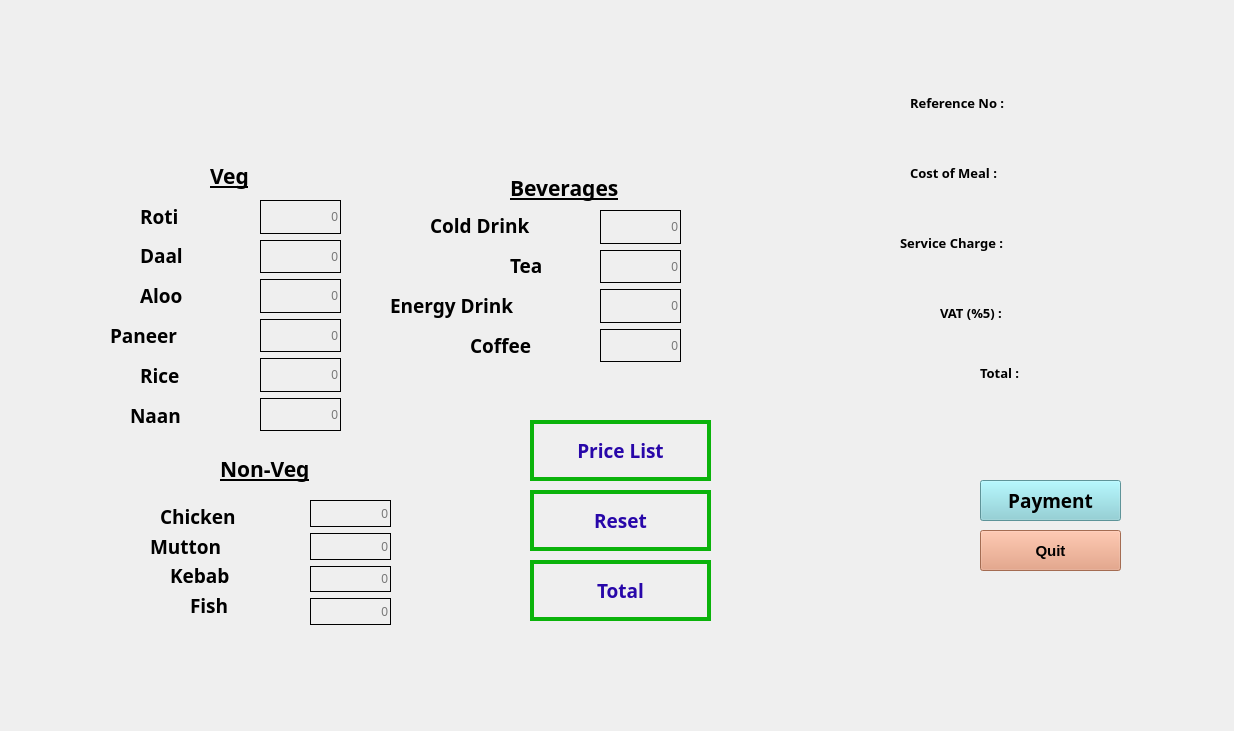
<?xml version="1.0" encoding="UTF-8"?>
<ui version="4.0">
 <class>MainWindow</class>
 <widget class="QMainWindow" name="MainWindow">
  <property name="geometry">
   <rect>
    <x>0</x>
    <y>0</y>
    <width>1234</width>
    <height>731</height>
   </rect>
  </property>
  <property name="windowTitle">
   <string>MainWindow</string>
  </property>
  <widget class="QWidget" name="centralwidget">
   <widget class="QLabel" name="back1">
    <property name="geometry">
     <rect>
      <x>0</x>
      <y>0</y>
      <width>881</width>
      <height>731</height>
     </rect>
    </property>
    <property name="text">
     <string/>
    </property>
    <property name="pixmap">
     <pixmap>menu.jpg</pixmap>
    </property>
    <property name="scaledContents">
     <bool>true</bool>
    </property>
   </widget>
   <widget class="QLabel" name="label_3">
    <property name="geometry">
     <rect>
      <x>140</x>
      <y>240</y>
      <width>60</width>
      <height>31</height>
     </rect>
    </property>
    <property name="font">
     <font>
      <family>MV Boli</family>
      <pointsize>14</pointsize>
      <weight>75</weight>
      <bold>true</bold>
     </font>
    </property>
    <property name="text">
     <string>Daal</string>
    </property>
   </widget>
   <widget class="QLabel" name="label_4">
    <property name="geometry">
     <rect>
      <x>190</x>
      <y>590</y>
      <width>53</width>
      <height>31</height>
     </rect>
    </property>
    <property name="font">
     <font>
      <family>MV Boli</family>
      <pointsize>14</pointsize>
      <weight>75</weight>
      <bold>true</bold>
     </font>
    </property>
    <property name="text">
     <string>Fish</string>
    </property>
   </widget>
   <widget class="QLabel" name="label_5">
    <property name="geometry">
     <rect>
      <x>170</x>
      <y>560</y>
      <width>81</width>
      <height>31</height>
     </rect>
    </property>
    <property name="font">
     <font>
      <family>MV Boli</family>
      <pointsize>14</pointsize>
      <weight>75</weight>
      <bold>true</bold>
     </font>
    </property>
    <property name="text">
     <string>Kebab</string>
    </property>
   </widget>
   <widget class="QLabel" name="label_6">
    <property name="geometry">
     <rect>
      <x>140</x>
      <y>360</y>
      <width>56</width>
      <height>31</height>
     </rect>
    </property>
    <property name="font">
     <font>
      <family>MV Boli</family>
      <pointsize>14</pointsize>
      <weight>75</weight>
      <bold>true</bold>
     </font>
    </property>
    <property name="text">
     <string>Rice</string>
    </property>
   </widget>
   <widget class="QLabel" name="label_7">
    <property name="geometry">
     <rect>
      <x>150</x>
      <y>530</y>
      <width>100</width>
      <height>33</height>
     </rect>
    </property>
    <property name="font">
     <font>
      <family>MV Boli</family>
      <pointsize>14</pointsize>
      <weight>75</weight>
      <bold>true</bold>
     </font>
    </property>
    <property name="text">
     <string>Mutton</string>
    </property>
   </widget>
   <widget class="QLabel" name="label_8">
    <property name="geometry">
     <rect>
      <x>160</x>
      <y>500</y>
      <width>94</width>
      <height>33</height>
     </rect>
    </property>
    <property name="font">
     <font>
      <family>MV Boli</family>
      <pointsize>14</pointsize>
      <weight>75</weight>
      <bold>true</bold>
     </font>
    </property>
    <property name="text">
     <string>Chicken</string>
    </property>
   </widget>
   <widget class="QLabel" name="label_9">
    <property name="geometry">
     <rect>
      <x>110</x>
      <y>320</y>
      <width>91</width>
      <height>31</height>
     </rect>
    </property>
    <property name="font">
     <font>
      <family>MV Boli</family>
      <pointsize>14</pointsize>
      <weight>75</weight>
      <bold>true</bold>
     </font>
    </property>
    <property name="text">
     <string>Paneer</string>
    </property>
   </widget>
   <widget class="QLabel" name="label_10">
    <property name="geometry">
     <rect>
      <x>140</x>
      <y>280</y>
      <width>58</width>
      <height>31</height>
     </rect>
    </property>
    <property name="font">
     <font>
      <family>MV Boli</family>
      <pointsize>14</pointsize>
      <weight>75</weight>
      <bold>true</bold>
     </font>
    </property>
    <property name="text">
     <string>Aloo</string>
    </property>
   </widget>
   <widget class="QLabel" name="label_11">
    <property name="geometry">
     <rect>
      <x>210</x>
      <y>160</y>
      <width>56</width>
      <height>31</height>
     </rect>
    </property>
    <property name="font">
     <font>
      <family>Bradley Hand ITC</family>
      <pointsize>16</pointsize>
      <weight>75</weight>
      <bold>true</bold>
      <underline>true</underline>
     </font>
    </property>
    <property name="text">
     <string>Veg</string>
    </property>
   </widget>
   <widget class="QLabel" name="label_12">
    <property name="geometry">
     <rect>
      <x>130</x>
      <y>400</y>
      <width>69</width>
      <height>31</height>
     </rect>
    </property>
    <property name="font">
     <font>
      <family>MV Boli</family>
      <pointsize>14</pointsize>
      <weight>75</weight>
      <bold>true</bold>
     </font>
    </property>
    <property name="text">
     <string>Naan</string>
    </property>
   </widget>
   <widget class="QLabel" name="label_13">
    <property name="geometry">
     <rect>
      <x>220</x>
      <y>450</y>
      <width>118</width>
      <height>37</height>
     </rect>
    </property>
    <property name="font">
     <font>
      <family>Bradley Hand ITC</family>
      <pointsize>16</pointsize>
      <weight>75</weight>
      <bold>true</bold>
      <underline>true</underline>
     </font>
    </property>
    <property name="text">
     <string>Non-Veg</string>
    </property>
   </widget>
   <widget class="QLineEdit" name="ipRoti">
    <property name="geometry">
     <rect>
      <x>260</x>
      <y>200</y>
      <width>81</width>
      <height>34</height>
     </rect>
    </property>
    <property name="styleSheet">
     <string notr="true">background:transparent;
border:1px solid #000;</string>
    </property>
    <property name="inputMask">
     <string>99</string>
    </property>
    <property name="text">
     <string notr="true"/>
    </property>
    <property name="alignment">
     <set>Qt::AlignRight|Qt::AlignTrailing|Qt::AlignVCenter</set>
    </property>
    <property name="placeholderText">
     <string>0</string>
    </property>
   </widget>
   <widget class="QLineEdit" name="ipDaal">
    <property name="geometry">
     <rect>
      <x>260</x>
      <y>240</y>
      <width>81</width>
      <height>33</height>
     </rect>
    </property>
    <property name="styleSheet">
     <string notr="true">background:transparent;
border:1px solid #000;</string>
    </property>
    <property name="inputMask">
     <string>99</string>
    </property>
    <property name="alignment">
     <set>Qt::AlignRight|Qt::AlignTrailing|Qt::AlignVCenter</set>
    </property>
    <property name="placeholderText">
     <string>0</string>
    </property>
   </widget>
   <widget class="QLineEdit" name="ipAloo">
    <property name="geometry">
     <rect>
      <x>260</x>
      <y>279</y>
      <width>81</width>
      <height>34</height>
     </rect>
    </property>
    <property name="styleSheet">
     <string notr="true">background:transparent;
border:1px solid #000;</string>
    </property>
    <property name="inputMask">
     <string>99</string>
    </property>
    <property name="alignment">
     <set>Qt::AlignRight|Qt::AlignTrailing|Qt::AlignVCenter</set>
    </property>
    <property name="placeholderText">
     <string>0</string>
    </property>
   </widget>
   <widget class="QLineEdit" name="ipPaneer">
    <property name="geometry">
     <rect>
      <x>260</x>
      <y>319</y>
      <width>81</width>
      <height>33</height>
     </rect>
    </property>
    <property name="styleSheet">
     <string notr="true">background:transparent;
border:1px solid #000;</string>
    </property>
    <property name="inputMask">
     <string>99</string>
    </property>
    <property name="alignment">
     <set>Qt::AlignRight|Qt::AlignTrailing|Qt::AlignVCenter</set>
    </property>
    <property name="placeholderText">
     <string>0</string>
    </property>
   </widget>
   <widget class="QLineEdit" name="ipRice">
    <property name="geometry">
     <rect>
      <x>260</x>
      <y>358</y>
      <width>81</width>
      <height>34</height>
     </rect>
    </property>
    <property name="styleSheet">
     <string notr="true">background:transparent;
border:1px solid #000;</string>
    </property>
    <property name="inputMask">
     <string>99</string>
    </property>
    <property name="alignment">
     <set>Qt::AlignRight|Qt::AlignTrailing|Qt::AlignVCenter</set>
    </property>
    <property name="placeholderText">
     <string>0</string>
    </property>
   </widget>
   <widget class="QLineEdit" name="ipNaan">
    <property name="geometry">
     <rect>
      <x>260</x>
      <y>398</y>
      <width>81</width>
      <height>33</height>
     </rect>
    </property>
    <property name="styleSheet">
     <string notr="true">background:transparent;
border:1px solid #000;</string>
    </property>
    <property name="inputMask">
     <string>99</string>
    </property>
    <property name="alignment">
     <set>Qt::AlignRight|Qt::AlignTrailing|Qt::AlignVCenter</set>
    </property>
    <property name="placeholderText">
     <string>0</string>
    </property>
   </widget>
   <widget class="QLineEdit" name="ipMutton">
    <property name="geometry">
     <rect>
      <x>310</x>
      <y>533</y>
      <width>81</width>
      <height>27</height>
     </rect>
    </property>
    <property name="styleSheet">
     <string notr="true">background:transparent;
border:1px solid #000;</string>
    </property>
    <property name="inputMask">
     <string>99</string>
    </property>
    <property name="alignment">
     <set>Qt::AlignRight|Qt::AlignTrailing|Qt::AlignVCenter</set>
    </property>
    <property name="placeholderText">
     <string>0</string>
    </property>
   </widget>
   <widget class="QLineEdit" name="ipKebab">
    <property name="geometry">
     <rect>
      <x>310</x>
      <y>566</y>
      <width>81</width>
      <height>26</height>
     </rect>
    </property>
    <property name="styleSheet">
     <string notr="true">background:transparent;
border:1px solid #000;</string>
    </property>
    <property name="inputMask">
     <string>99</string>
    </property>
    <property name="alignment">
     <set>Qt::AlignRight|Qt::AlignTrailing|Qt::AlignVCenter</set>
    </property>
    <property name="placeholderText">
     <string>0</string>
    </property>
   </widget>
   <widget class="QLineEdit" name="ipChicken">
    <property name="geometry">
     <rect>
      <x>310</x>
      <y>500</y>
      <width>81</width>
      <height>27</height>
     </rect>
    </property>
    <property name="styleSheet">
     <string notr="true">background:transparent;
border:1px solid #000;</string>
    </property>
    <property name="inputMask">
     <string>99</string>
    </property>
    <property name="alignment">
     <set>Qt::AlignRight|Qt::AlignTrailing|Qt::AlignVCenter</set>
    </property>
    <property name="placeholderText">
     <string>0</string>
    </property>
   </widget>
   <widget class="QLineEdit" name="ipFish">
    <property name="geometry">
     <rect>
      <x>310</x>
      <y>598</y>
      <width>81</width>
      <height>27</height>
     </rect>
    </property>
    <property name="styleSheet">
     <string notr="true">background:transparent;
border:1px solid #000;</string>
    </property>
    <property name="inputMask">
     <string>99</string>
    </property>
    <property name="alignment">
     <set>Qt::AlignRight|Qt::AlignTrailing|Qt::AlignVCenter</set>
    </property>
    <property name="placeholderText">
     <string>0</string>
    </property>
   </widget>
   <widget class="QLabel" name="label_14">
    <property name="geometry">
     <rect>
      <x>510</x>
      <y>169</y>
      <width>132</width>
      <height>37</height>
     </rect>
    </property>
    <property name="font">
     <font>
      <family>Bradley Hand ITC</family>
      <pointsize>16</pointsize>
      <weight>75</weight>
      <bold>true</bold>
      <underline>true</underline>
     </font>
    </property>
    <property name="text">
     <string>Beverages</string>
    </property>
   </widget>
   <widget class="QLabel" name="label_15">
    <property name="geometry">
     <rect>
      <x>430</x>
      <y>209</y>
      <width>137</width>
      <height>33</height>
     </rect>
    </property>
    <property name="font">
     <font>
      <family>MV Boli</family>
      <pointsize>14</pointsize>
      <weight>75</weight>
      <bold>true</bold>
     </font>
    </property>
    <property name="text">
     <string>Cold Drink</string>
    </property>
   </widget>
   <widget class="QLabel" name="label_16">
    <property name="geometry">
     <rect>
      <x>470</x>
      <y>329</y>
      <width>82</width>
      <height>33</height>
     </rect>
    </property>
    <property name="font">
     <font>
      <family>MV Boli</family>
      <pointsize>14</pointsize>
      <weight>75</weight>
      <bold>true</bold>
     </font>
    </property>
    <property name="text">
     <string>Coffee</string>
    </property>
   </widget>
   <widget class="QLabel" name="label_17">
    <property name="geometry">
     <rect>
      <x>510</x>
      <y>249</y>
      <width>46</width>
      <height>33</height>
     </rect>
    </property>
    <property name="font">
     <font>
      <family>MV Boli</family>
      <pointsize>14</pointsize>
      <weight>75</weight>
      <bold>true</bold>
     </font>
    </property>
    <property name="text">
     <string>Tea</string>
    </property>
   </widget>
   <widget class="QLabel" name="label_18">
    <property name="geometry">
     <rect>
      <x>390</x>
      <y>289</y>
      <width>169</width>
      <height>33</height>
     </rect>
    </property>
    <property name="font">
     <font>
      <family>MV Boli</family>
      <pointsize>14</pointsize>
      <weight>75</weight>
      <bold>true</bold>
     </font>
    </property>
    <property name="text">
     <string>Energy Drink</string>
    </property>
   </widget>
   <widget class="QLineEdit" name="ipTea">
    <property name="geometry">
     <rect>
      <x>600</x>
      <y>250</y>
      <width>81</width>
      <height>33</height>
     </rect>
    </property>
    <property name="styleSheet">
     <string notr="true">background:transparent;
border:1px solid #000;</string>
    </property>
    <property name="inputMask">
     <string>99</string>
    </property>
    <property name="alignment">
     <set>Qt::AlignRight|Qt::AlignTrailing|Qt::AlignVCenter</set>
    </property>
    <property name="placeholderText">
     <string>0</string>
    </property>
   </widget>
   <widget class="QLineEdit" name="ipCoffee">
    <property name="geometry">
     <rect>
      <x>600</x>
      <y>329</y>
      <width>81</width>
      <height>33</height>
     </rect>
    </property>
    <property name="styleSheet">
     <string notr="true">background:transparent;
border:1px solid #000;</string>
    </property>
    <property name="inputMask">
     <string>99</string>
    </property>
    <property name="alignment">
     <set>Qt::AlignRight|Qt::AlignTrailing|Qt::AlignVCenter</set>
    </property>
    <property name="placeholderText">
     <string>0</string>
    </property>
   </widget>
   <widget class="QLineEdit" name="ipEnergy">
    <property name="geometry">
     <rect>
      <x>600</x>
      <y>289</y>
      <width>81</width>
      <height>34</height>
     </rect>
    </property>
    <property name="styleSheet">
     <string notr="true">background:transparent;
border:1px solid #000;</string>
    </property>
    <property name="inputMask">
     <string>99</string>
    </property>
    <property name="alignment">
     <set>Qt::AlignRight|Qt::AlignTrailing|Qt::AlignVCenter</set>
    </property>
    <property name="placeholderText">
     <string>0</string>
    </property>
   </widget>
   <widget class="QLineEdit" name="ipCold">
    <property name="geometry">
     <rect>
      <x>600</x>
      <y>210</y>
      <width>81</width>
      <height>34</height>
     </rect>
    </property>
    <property name="styleSheet">
     <string notr="true">background:transparent;
border:1px solid #000;</string>
    </property>
    <property name="inputMask">
     <string>99</string>
    </property>
    <property name="alignment">
     <set>Qt::AlignRight|Qt::AlignTrailing|Qt::AlignVCenter</set>
    </property>
    <property name="placeholderText">
     <string>0</string>
    </property>
   </widget>
   <widget class="QPushButton" name="priceList">
    <property name="geometry">
     <rect>
      <x>530</x>
      <y>420</y>
      <width>181</width>
      <height>61</height>
     </rect>
    </property>
    <property name="font">
     <font>
      <family>Rockwell Condensed</family>
      <pointsize>14</pointsize>
      <weight>75</weight>
      <bold>true</bold>
     </font>
    </property>
    <property name="styleSheet">
     <string notr="true">#priceList{
background:transparent;
color: rgb(40, 7, 169);
border:4px solid rgb(11, 179, 11);
}
#priceList:hover{
border:2px solid rgb(255, 255, 0);
}</string>
    </property>
    <property name="text">
     <string>Price List</string>
    </property>
   </widget>
   <widget class="QPushButton" name="reset">
    <property name="geometry">
     <rect>
      <x>530</x>
      <y>490</y>
      <width>181</width>
      <height>61</height>
     </rect>
    </property>
    <property name="font">
     <font>
      <family>Rockwell Condensed</family>
      <pointsize>14</pointsize>
      <weight>75</weight>
      <bold>true</bold>
     </font>
    </property>
    <property name="styleSheet">
     <string notr="true">#reset{
background:transparent;
color: rgb(40, 7, 169);
border:4px solid rgb(11, 179, 11);}
#reset:hover{
border:2px solid rgb(255, 255, 0);
}</string>
    </property>
    <property name="text">
     <string>Reset</string>
    </property>
   </widget>
   <widget class="QPushButton" name="total">
    <property name="geometry">
     <rect>
      <x>530</x>
      <y>560</y>
      <width>181</width>
      <height>61</height>
     </rect>
    </property>
    <property name="font">
     <font>
      <family>Rockwell Condensed</family>
      <pointsize>14</pointsize>
      <weight>75</weight>
      <bold>true</bold>
     </font>
    </property>
    <property name="styleSheet">
     <string notr="true">#total{
background:transparent;
color: rgb(40, 7, 169);
border:4px solid rgb(11, 179, 11);}
#total:hover{
border:2px solid rgb(255, 255, 0);
}</string>
    </property>
    <property name="text">
     <string>Total</string>
    </property>
   </widget>
   <widget class="QLabel" name="label_2">
    <property name="geometry">
     <rect>
      <x>140</x>
      <y>200</y>
      <width>59</width>
      <height>33</height>
     </rect>
    </property>
    <property name="font">
     <font>
      <family>MV Boli</family>
      <pointsize>14</pointsize>
      <weight>75</weight>
      <bold>true</bold>
     </font>
    </property>
    <property name="text">
     <string>Roti</string>
    </property>
   </widget>
   <widget class="QLabel" name="back2">
    <property name="geometry">
     <rect>
      <x>880</x>
      <y>0</y>
      <width>351</width>
      <height>731</height>
     </rect>
    </property>
    <property name="text">
     <string/>
    </property>
    <property name="pixmap">
     <pixmap>receipt.jpg</pixmap>
    </property>
    <property name="scaledContents">
     <bool>true</bool>
    </property>
   </widget>
   <widget class="QLabel" name="label_19">
    <property name="geometry">
     <rect>
      <x>910</x>
      <y>90</y>
      <width>148</width>
      <height>25</height>
     </rect>
    </property>
    <property name="font">
     <font>
      <family>MV Boli</family>
      <pointsize>10</pointsize>
      <weight>75</weight>
      <bold>true</bold>
     </font>
    </property>
    <property name="text">
     <string>Reference No :</string>
    </property>
   </widget>
   <widget class="QLabel" name="label_20">
    <property name="geometry">
     <rect>
      <x>910</x>
      <y>160</y>
      <width>146</width>
      <height>25</height>
     </rect>
    </property>
    <property name="font">
     <font>
      <family>MV Boli</family>
      <pointsize>10</pointsize>
      <weight>75</weight>
      <bold>true</bold>
     </font>
    </property>
    <property name="text">
     <string>Cost of Meal :</string>
    </property>
   </widget>
   <widget class="QLabel" name="label_21">
    <property name="geometry">
     <rect>
      <x>900</x>
      <y>230</y>
      <width>157</width>
      <height>25</height>
     </rect>
    </property>
    <property name="font">
     <font>
      <family>MV Boli</family>
      <pointsize>10</pointsize>
      <weight>75</weight>
      <bold>true</bold>
     </font>
    </property>
    <property name="text">
     <string>Service Charge :</string>
    </property>
   </widget>
   <widget class="QLabel" name="label_22">
    <property name="geometry">
     <rect>
      <x>940</x>
      <y>300</y>
      <width>118</width>
      <height>25</height>
     </rect>
    </property>
    <property name="font">
     <font>
      <family>MV Boli</family>
      <pointsize>10</pointsize>
      <weight>75</weight>
      <bold>true</bold>
     </font>
    </property>
    <property name="text">
     <string>VAT (%5) :</string>
    </property>
   </widget>
   <widget class="QLabel" name="opRef">
    <property name="geometry">
     <rect>
      <x>1070</x>
      <y>90</y>
      <width>141</width>
      <height>31</height>
     </rect>
    </property>
    <property name="font">
     <font>
      <family>Pristina</family>
      <pointsize>10</pointsize>
      <weight>75</weight>
      <bold>true</bold>
     </font>
    </property>
    <property name="text">
     <string/>
    </property>
   </widget>
   <widget class="QLabel" name="opCOM">
    <property name="geometry">
     <rect>
      <x>1070</x>
      <y>160</y>
      <width>141</width>
      <height>21</height>
     </rect>
    </property>
    <property name="font">
     <font>
      <family>Pristina</family>
      <pointsize>11</pointsize>
      <weight>75</weight>
      <bold>true</bold>
     </font>
    </property>
    <property name="text">
     <string/>
    </property>
   </widget>
   <widget class="QLabel" name="opSC">
    <property name="geometry">
     <rect>
      <x>1070</x>
      <y>230</y>
      <width>141</width>
      <height>31</height>
     </rect>
    </property>
    <property name="font">
     <font>
      <family>Pristina</family>
      <pointsize>10</pointsize>
      <weight>75</weight>
      <bold>true</bold>
     </font>
    </property>
    <property name="text">
     <string/>
    </property>
   </widget>
   <widget class="QLabel" name="opVAT">
    <property name="geometry">
     <rect>
      <x>1070</x>
      <y>300</y>
      <width>141</width>
      <height>31</height>
     </rect>
    </property>
    <property name="font">
     <font>
      <family>Pristina</family>
      <pointsize>10</pointsize>
      <weight>75</weight>
      <bold>true</bold>
     </font>
    </property>
    <property name="text">
     <string/>
    </property>
   </widget>
   <widget class="QLabel" name="label_23">
    <property name="geometry">
     <rect>
      <x>980</x>
      <y>360</y>
      <width>69</width>
      <height>25</height>
     </rect>
    </property>
    <property name="font">
     <font>
      <family>MV Boli</family>
      <pointsize>10</pointsize>
      <weight>75</weight>
      <bold>true</bold>
     </font>
    </property>
    <property name="text">
     <string>Total :</string>
    </property>
   </widget>
   <widget class="QLabel" name="opTotal">
    <property name="geometry">
     <rect>
      <x>1070</x>
      <y>360</y>
      <width>141</width>
      <height>31</height>
     </rect>
    </property>
    <property name="font">
     <font>
      <family>Pristina</family>
      <pointsize>11</pointsize>
      <weight>75</weight>
      <bold>true</bold>
     </font>
    </property>
    <property name="text">
     <string/>
    </property>
   </widget>
   <widget class="QPushButton" name="payment">
    <property name="geometry">
     <rect>
      <x>980</x>
      <y>480</y>
      <width>141</width>
      <height>41</height>
     </rect>
    </property>
    <property name="font">
     <font>
      <family>Pristina</family>
      <pointsize>14</pointsize>
      <weight>75</weight>
      <bold>true</bold>
     </font>
    </property>
    <property name="styleSheet">
     <string notr="true">background-color: rgb(131, 207, 214);</string>
    </property>
    <property name="text">
     <string>Payment</string>
    </property>
   </widget>
   <widget class="QPushButton" name="quit">
    <property name="geometry">
     <rect>
      <x>980</x>
      <y>530</y>
      <width>141</width>
      <height>41</height>
     </rect>
    </property>
    <property name="font">
     <font>
      <pointsize>11</pointsize>
      <weight>75</weight>
      <bold>true</bold>
     </font>
    </property>
    <property name="styleSheet">
     <string notr="true">background-color: rgb(229, 151, 115);</string>
    </property>
    <property name="text">
     <string>Quit</string>
    </property>
   </widget>
  </widget>
 </widget>
 <resources/>
 <connections/>
</ui>
